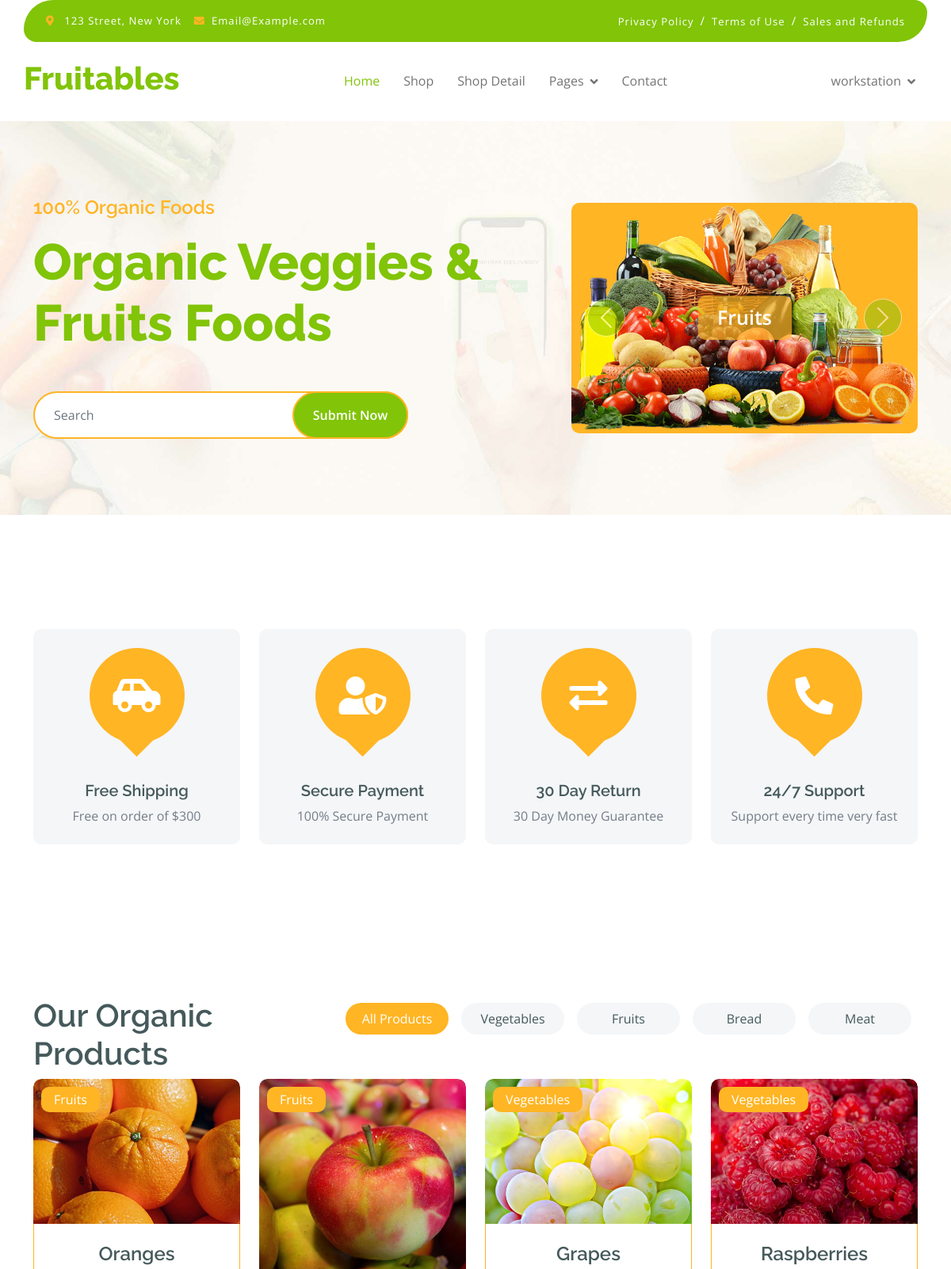
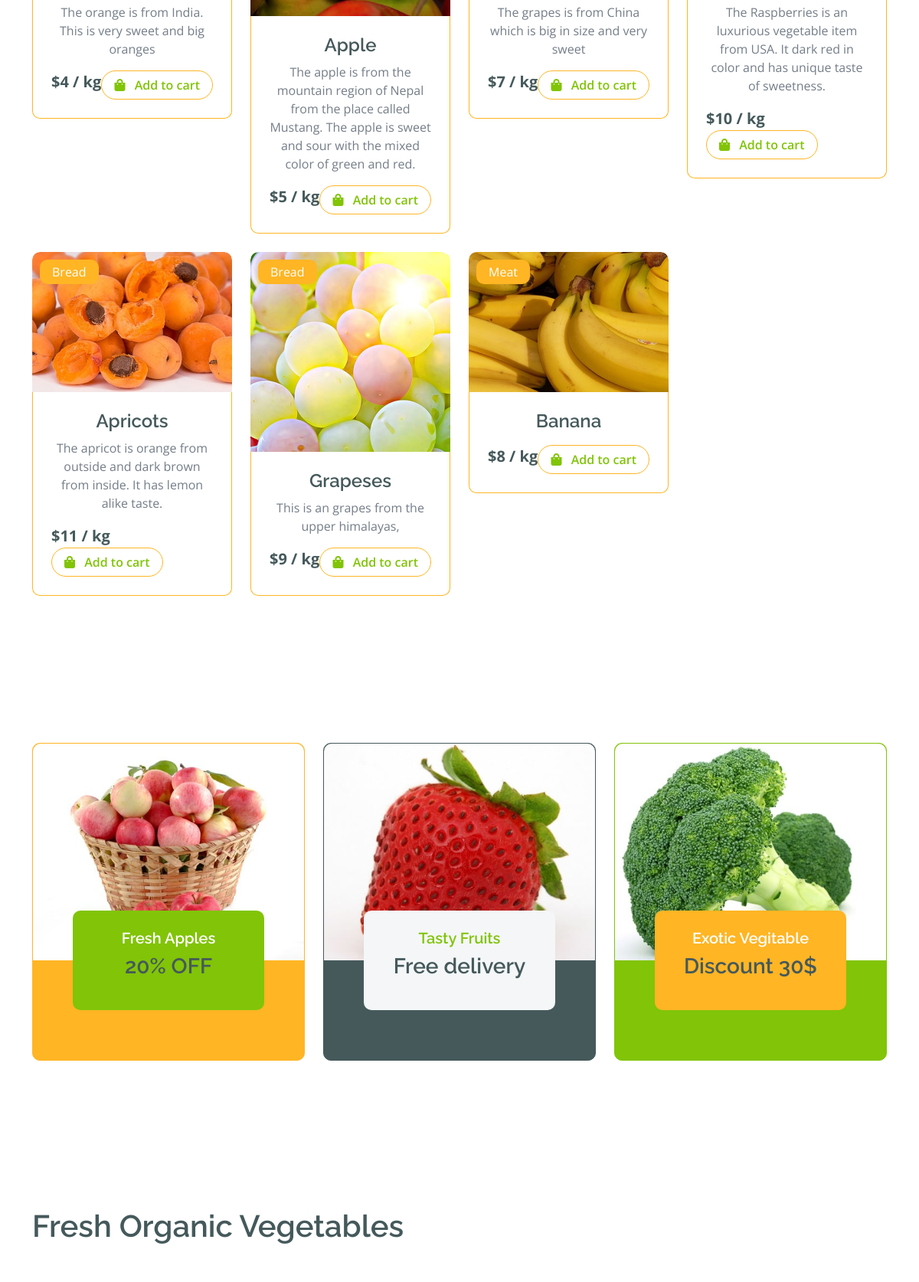
The app's page / (signed in, upper part) with its own data (2 pictures, top to bottom).
### home/models.py (models this page shows, shortened)
class Slider(models.Model):
    image = models.ImageField(upload_to='media')
    name = models.CharField(max_length=100)
    rank = models.IntegerField()

class Feature(models.Model):
    logo = models.CharField(max_length=200)
    title = models.CharField(max_length=200)
    description = models.CharField(max_length=400)

class Product(models.Model):
    name = models.CharField(max_length=100)
    price = models.IntegerField()
    image = models.ImageField(upload_to='media')
    description = models.TextField(blank=True)
    slug = models.TextField(unique=True)
    category = models.ForeignKey(Category, on_delete=models.CASCADE)
    labels = models.CharField(max_length=100, choices=LABELS)
    class Meta:
        ordering = ('id', 'name', 'price')

class Category(models.Model):
    name = models.CharField(max_length=300, unique=True)
    slug = models.SlugField(max_length=300, unique=True)
    def __str__(self):
        return self.name

### home/views.py (the view)
# urls.py: path("",HomeView.as_view(), name='home'),
class HomeView(BaseView):
    def get(self, request):
        self.views
        self.views['sliders'] = Slider.objects.all()
        self.views['feedbacks'] = Feedback.objects.all()
        self.views['features'] = Feature.objects.all()
        return render(request, 'index.html', self.views)

### templates/index.html (shortened to what this page needs)
{% extends 'base.html' %}
{% load static %}
{% block content %}
        <div class="container-fluid py-5 mb-5 hero-header">
            <div class="container py-5">
                <div class="row g-5 align-items-center">
                    <div class="col-md-12 col-lg-7">
                        <h4 class="mb-3 text-secondary">100% Organic Foods</h4>
                        <h1 class="mb-5 display-3 text-primary">Organic Veggies & Fruits Foods</h1>
                        <form method="GET" action="/search">
                        <div class="position-relative mx-auto">
                            <input class="form-control border-2 border-secondary w-75 py-3 px-4 rounded-pill" type="text" name="search" placeholder="Search" required>
                            <button type="submit" class="btn btn-primary border-2 border-secondary py-3 px-4 position-absolute rounded-pill text-white h-100" style="top: 0; right: 25%;">Submit Now</button>
                        </div>
                        </form>
                    </div>
                    <div class="col-md-12 col-lg-5">
                        <div id="carouselId" class="carousel slide position-relative" data-bs-ride="carousel">
                            <div class="carousel-inner" role="listbox">
                                {% for slider in sliders %}
                                {% if slider.rank == 1 %}
                                <div class="carousel-item active rounded">
                                    <img src="{{slider.image.url}}" class="img-fluid w-100 h-100 bg-secondary rounded" alt="First slide">
                                    <a href="#" class="btn px-4 py-2 text-white rounded">{{slider.name}}</a>
                                </div>
                                {% endif %}
                                {% endfor %}
                            </div>
                            <button class="carousel-control-prev" type="button" data-bs-target="#carouselId" data-bs-slide="prev">
                                <span class="carousel-control-prev-icon" aria-hidden="true"></span>
                            </button>
                            <button class="carousel-control-next" type="button" data-bs-target="#carouselId" data-bs-slide="next">
                                <span class="carousel-control-next-icon" aria-hidden="true"></span>
                            </button>
                        </div>
                    </div>
                </div>
            </div>
        </div>
        <div class="container-fluid featurs py-5">
            <div class="container py-5">
                <div class="row g-4">
                    {% for cat in features %}
                    <div class="col-md-6 col-lg-3">
                        <div class="featurs-item text-center rounded bg-light p-4">
                            <div class="featurs-icon btn-square rounded-circle bg-secondary mb-5 mx-auto">
                                <i class="fas fa-{{cat.logo}}"></i>
                            </div>
                            <div class="featurs-content text-center">
                                <h5>{{cat.title}}</h5>
                                <p class="mb-0">{{cat.description}}</p>
                            </div>
                        </div>
                    </div>
                    {% endfor %}
                </div>
            </div>
        </div>
        <div class="container-fluid fruite py-5">
            <div class="container py-5">
                <div class="tab-class text-center">
                    <div class="row g-4">
                        <div class="col-lg-4 text-start">
                            <h1>Our Organic Products</h1>
                        </div>
                        <div class="col-lg-8 text-end">
                            <ul class="nav nav-pills d-inline-flex text-center mb-5">
                                <li class="nav-item">
                                    <a class="d-flex m-2 py-2 bg-light rounded-pill active" data-bs-toggle="pill" href="#tab-1">
                                        <span class="text-dark" style="width: 130px;">All Products</span>
                                    </a>
                                </li>
                                <li class="nav-item">
                                    <a class="d-flex py-2 m-2 bg-light rounded-pill" data-bs-toggle="pill" href="#tab-2">
                                        <span class="text-dark" style="width: 130px;">Vegetables</span>
                                    </a>
                                </li>
                                <li class="nav-item">
                                    <a class="d-flex m-2 py-2 bg-light rounded-pill" data-bs-toggle="pill" href="#tab-3">
                                        <span class="text-dark" style="width: 130px;">Fruits</span>
                                    </a>
                                </li>
                                <li class="nav-item">
                                    <a class="d-flex m-2 py-2 bg-light rounded-pill" data-bs-toggle="pill" href="#tab-4">
                                        <span class="text-dark" style="width: 130px;">Bread</span>
                                    </a>
                                </li>
                                <li class="nav-item">
                                    <a class="d-flex m-2 py-2 bg-light rounded-pill" data-bs-toggle="pill" href="#tab-5">
                                        <span class="text-dark" style="width: 130px;">Meat</span>
                                    </a>
                                </li>
                            </ul>
                        </div>
                    </div>
                    <div class="tab-content">
                        <div id="tab-1" class="tab-pane fade show p-0 active">
                            <div class="row g-4">
                                <div class="col-lg-12">
                                    <div class="row g-4">
                                        {% for organic in organics %}
                                        <div class="col-md-6 col-lg-4 col-xl-3">
                                            <div class="rounded position-relative fruite-item">
                                                <div class="fruite-img">
                                                    <img src="{{organic.image.url}}" class="img-fluid w-100 rounded-top" alt="">
                                                </div>
                                                <div class="text-white bg-secondary px-3 py-1 rounded position-absolute" style="top: 10px; left: 10px;">{{organic.category}}</div>
                                                <div class="p-4 border border-secondary border-top-0 rounded-bottom">
                                                    <a href="/detail/{{organic.slug}}"> <h4>{{organic.name}}</h4></a>
                                                    <p>{{organic.description}}</p>
                                                    <div class="d-flex justify-content-between flex-lg-wrap">
                                                        <p class="text-dark fs-5 fw-bold mb-0">${{organic.price}} / kg</p>
                                                        <a href="/add_to_cart/{{organic.slug}}" class="btn border border-secondary rounded-pill px-3 text-primary"><i class="fa fa-shopping-bag me-2 text-primary"></i> Add to cart</a>
                                                    </div>
                                                </div>
                                            </div>
                                        </div>
                                        {% endfor %}
                                    </div>
                                </div>
                            </div>
                        </div>
                    </div>
                </div>
            </div>
        </div>
        <div class="container-fluid service py-5">
            <div class="container py-5">
                <div class="row g-4 justify-content-center">
                    <div class="col-md-6 col-lg-4">
                        <a href="#">
                            <div class="service-item bg-secondary rounded border border-secondary">
                                <img src="img/featur-1.jpg" class="img-fluid rounded-top w-100" alt="">
                                <div class="px-4 rounded-bottom">
                                    <div class="service-content bg-primary text-center p-4 rounded">
                                        <h5 class="text-white">Fresh Apples</h5>
                                        <h3 class="mb-0">20% OFF</h3>
                                    </div>
                                </div>
                            </div>
                        </a>
                    </div>
                    <div class="col-md-6 col-lg-4">
                        <a href="#">
                            <div class="service-item bg-dark rounded border border-dark">
                                <img src="img/featur-2.jpg" class="img-fluid rounded-top w-100" alt="">
                                <div class="px-4 rounded-bottom">
                                    <div class="service-content bg-light text-center p-4 rounded">
                                        <h5 class="text-primary">Tasty Fruits</h5>
                                        <h3 class="mb-0">Free delivery</h3>
                                    </div>
                                </div>
                            </div>
                        </a>
                    </div>
                    <div class="col-md-6 col-lg-4">
                        <a href="#">
                            <div class="service-item bg-primary rounded border border-primary">
                                <img src="img/featur-3.jpg" class="img-fluid rounded-top w-100" alt="">
                                <div class="px-4 rounded-bottom">
                                    <div class="service-content bg-secondary text-center p-4 rounded">
                                        <h5 class="text-white">Exotic Vegitable</h5>
                                        <h3 class="mb-0">Discount 30$</h3>
                                    </div>
                                </div>
                            </div>
                        </a>
                    </div>
                </div>
            </div>
        </div>
        <div class="container-fluid vesitable py-5">
            <div class="container py-5">
                <h1 class="mb-0">Fresh Organic Vegetables</h1>
                <div class="owl-carousel vegetable-carousel justify-content-center">
                </div>
            </div>
        </div>
{% endblock %}

### templates/base.html (shortened to what this page needs)
<!DOCTYPE html>
{% load static %}
<html lang="en">
    <head>
        <link rel="stylesheet" href="https://use.fontawesome.com/releases/v5.15.4/css/all.css"/>
        <link href="https://cdn.jsdelivr.net/npm/bootstrap-icons@1.4.1/font/bootstrap-icons.css" rel="stylesheet">
        <link href="{% static 'lib/lightbox/css/lightbox.min.css' %}" rel="stylesheet">
        <link href="{% static 'lib/owlcarousel/assets/owl.carousel.min.css' %}" rel="stylesheet">
        <link href="{% static 'css/bootstrap.min.css' %}" rel="stylesheet">
        <link href="{% static 'css/style.css' %}" rel="stylesheet">
    </head>
    <body>
        <div class="container-fluid fixed-top">
            <div class="container topbar bg-primary d-none d-lg-block">
                <div class="d-flex justify-content-between">
                    <div class="top-info ps-2">
                        <small class="me-3"><i class="fas fa-map-marker-alt me-2 text-secondary"></i> <a href="#" class="text-white">123 Street, New York</a></small>
                        <small class="me-3"><i class="fas fa-envelope me-2 text-secondary"></i><a href="#" class="text-white">Email@Example.com</a></small>
                    </div>
                    <div class="top-link pe-2">
                        <a href="#" class="text-white"><small class="text-white mx-2">Privacy Policy</small>/</a>
                        <a href="#" class="text-white"><small class="text-white mx-2">Terms of Use</small>/</a>
                        <a href="#" class="text-white"><small class="text-white ms-2">Sales and Refunds</small></a>
                    </div>
                </div>
            </div>
            <div class="container px-0">
                <nav class="navbar navbar-light bg-white navbar-expand-xl">
                    <a href="index.html" class="navbar-brand"><h1 class="text-primary display-6">Fruitables</h1></a>
                    <div class="collapse navbar-collapse bg-white" id="navbarCollapse">
                        <div class="navbar-nav mx-auto">
                            <a href="/" class="nav-item nav-link active">Home</a>
                            <a href="/shop" class="nav-item nav-link">Shop</a>
                            <a href="shop-detail.html" class="nav-item nav-link">Shop Detail</a>
                            <div class="nav-item dropdown">
                                <a href="#" class="nav-link dropdown-toggle" data-bs-toggle="dropdown">Pages</a>
                            </div>
                            <a href="contact.html" class="nav-item nav-link">Contact</a>
                        </div>
                        {% if user.is_authenticated %}
                        <div class="navbar-nav ml-auto">
                            <div class="nav-item dropdown">
                                <a href="#" class="nav-link dropdown-toggle" data-toggle="dropdown">{{user.username}}</a>
                            </div>
                        </div>
                        {% endif %}
                    </div>
                </nav>
            </div>
        </div>
        {% block content %}
        {% endblock %}
    </body>
</html>

### records on screen
Slider: image (picture), name "Fruits"
Feature: title "Free Shipping", description "Free on order of $300"
Feature: title "Secure Payment", description "100% Secure Payment"
Feature: title "30 Day Return", description "30 Day Money Guarantee"
Feature: title "24/7 Support", description "Support every time very fast"
Product: image (picture), category "Fruits", name "Oranges", description "The orange is from India. This is very sweet and big oranges", price "4"
Product: image (picture), category "Fruits", name "Apple", description "The apple is from the mountain region of Nepal from the place called Mustang. The apple is sweet and sour with the mixed color of green and red.", price "5"
Product: image (picture), category "Vegetables", name "Grapes", description "The grapes is from China which is big in size and very sweet", price "7"
Product: image (picture), category "Vegetables", name "Raspberries", description "The Raspberries is an luxurious vegetable item from USA. It dark red in color and has unique taste of sweetness.", price "10"
Product: image (picture), category "Bread", name "Apricots", description "The apricot is orange from outside and dark brown from inside. It has lemon alike taste.", price "11"
Product: image (picture), category "Bread", name "Grapeses", description "This is an grapes from the upper himalayas,", price "9"
Product: image (picture), category "Meat", name "Banana", price "8"

### other values on screen
{{ user.username }} "workstation"
